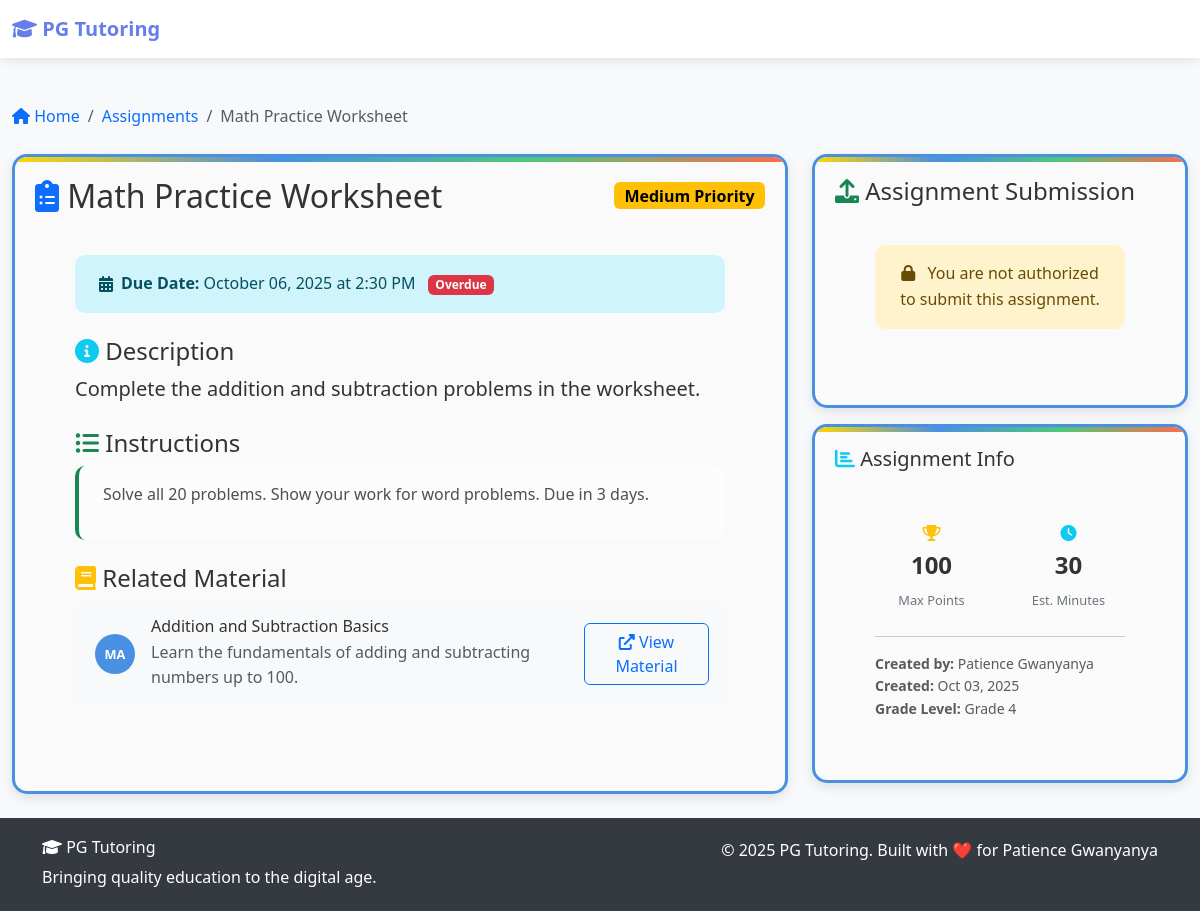
Screenshot of /hub/assignment/1/ with the database file from the repository.
### hub/models.py (models this page shows, shortened)
class Assignment(models.Model):
    PRIORITY_LEVELS = (
        ("low", "Low Priority"),
        ("medium", "Medium Priority"),
        ("high", "High Priority"),
        ("urgent", "Urgent"),
    )
    title = models.CharField(max_length=200)
    description = models.TextField()
    material = models.ForeignKey(
        Material, on_delete=models.CASCADE, related_name="assignments"
    )
    assigned_to = models.ManyToManyField(
        settings.AUTH_USER_MODEL,
        related_name="assignments",
        limit_choices_to={"user_type": "student"},
    )
    due_date = models.DateTimeField()
    priority = models.CharField(
        max_length=10, choices=PRIORITY_LEVELS, default="medium"
    )
    max_score = models.PositiveIntegerField(
        default=100, validators=[MinValueValidator(1), MaxValueValidator(1000)]
    )
    instructions = models.TextField(
        blank=True, help_text="Detailed instructions for students"
    )
    submission_format = models.CharField(
        max_length=200,
        blank=True,
        help_text="Expected submission format (e.g., PDF, handwritten, online quiz)",
    )
    created_by = models.ForeignKey(
        settings.AUTH_USER_MODEL,
        on_delete=models.CASCADE,
        related_name="created_assignments",
    )
    created_at = models.DateTimeField(auto_now_add=True)
    updated_at = models.DateTimeField(auto_now=True)
    is_active = models.BooleanField(default=True)
    class Meta:
        ordering = ["due_date", "-created_at"]
        verbose_name = "Assignment"
        verbose_name_plural = "Assignments"
        indexes = [
            models.Index(fields=["due_date", "is_active"]),
            models.Index(fields=["created_by", "created_at"]),
        ]
    @property
    def is_overdue(self):
        from django.utils import timezone
        return self.due_date < timezone.now()

class Material(models.Model):
    MATERIAL_TYPES = (
        ("worksheet", "Worksheet"),
        ("test", "Test"),
        ("assignment", "Assignment"),
        ("reading", "Reading Material"),
        ("video", "Video"),
        ("audio", "Audio"),
        ("presentation", "Presentation"),
        ("game", "Educational Game"),
        ("reference", "Reference Material"),
    )
    DIFFICULTY_LEVELS = (
        ("beginner", "Beginner"),
        ("intermediate", "Intermediate"),
        ("advanced", "Advanced"),
    )
    GRADE_LEVELS = (
        ("k", "Kindergarten"),
        ("1", "Grade 1"),
        ("2", "Grade 2"),
        ("3", "Grade 3"),
        ("4", "Grade 4"),
        ("5", "Grade 5"),
        ("6", "Grade 6"),
        ("7", "Grade 7"),
        ("8", "Grade 8"),
        ("9", "Grade 9"),
        ("10", "Grade 10"),
        ("11", "Grade 11"),
        ("12", "Grade 12"),
        ("university", "University Level"),
    )
    title = models.CharField(max_length=200)
    description = models.TextField()
    material_type = models.CharField(max_length=20, choices=MATERIAL_TYPES)
    subject = models.ForeignKey(
        Subject, on_delete=models.CASCADE, related_name="materials"
    )
    difficulty_level = models.CharField(max_length=20, choices=DIFFICULTY_LEVELS)
    file = models.FileField(
        upload_to=material_upload_path,
        blank=True,
        null=True,
        validators=[
            validate_file_size,
            FileExtensionValidator(
                allowed_extensions=[
                    "pdf",
                    "doc",
                    "docx",
                    "ppt",
                    "pptx",
                    "xls",
                    "xlsx",
                    "jpg",
                    "jpeg",
                    "png",
                    "gif",
                    "svg",
                    "mp4",
                    "avi",
                    "mov",
                    "wmv",
                    "mp3",
                    "wav",
                    "ogg",
                    "zip",
                    "rar",
                    "txt",
                ]
            ),
        ],
        help_text="Upload educational material (max 50MB)",
    )
    external_link = models.URLField(blank=True, help_text="External resource link")
    grade_level = models.CharField(max_length=20, choices=GRADE_LEVELS)
    estimated_time = models.IntegerField(
        validators=[MinValueValidator(1), MaxValueValidator(1440)],
        help_text="Estimated time in minutes (1-1440)",
    )
    tags = models.CharField(
        max_length=500,
        blank=True,
        help_text="Comma-separated tags (e.g., algebra, fractions, beginner)",
    )
    uploaded_by = models.ForeignKey(
        settings.AUTH_USER_MODEL,
        on_delete=models.CASCADE,
        related_name="uploaded_materials",
    )
    created_at = models.DateTimeField(auto_now_add=True)
    updated_at = models.DateTimeField(auto_now=True)
    is_active = models.BooleanField(default=True)
    download_count = models.PositiveIntegerField(default=0, null=True, blank=True)
    class Meta:
        ordering = ["-created_at"]
        verbose_name = "Material"
        verbose_name_plural = "Materials"
        indexes = [
            models.Index(fields=["subject", "grade_level"]),
            models.Index(fields=["material_type", "difficulty_level"]),
            models.Index(fields=["is_active", "created_at"]),
        ]

class Subject(models.Model):
    name = models.CharField(max_length=100, unique=True)
    description = models.TextField(blank=True)
    color_code = models.CharField(
        max_length=7, default="#007bff", help_text="Hex color code (e.g., #FF5733)"
    )
    is_active = models.BooleanField(default=True)
    created_at = models.DateTimeField(auto_now_add=True, null=True, blank=True)
    class Meta:
        ordering = ["name"]
        verbose_name = "Subject"
        verbose_name_plural = "Subjects"

### users/models.py (models this page shows, shortened)
class CustomUser(AbstractUser):
    USER_TYPES = (
        ("student", "Student"),
        ("parent", "Parent"),
        ("teacher", "Teacher"),
    )
    phone_regex = RegexValidator(
        regex=r"^\+?1?\d{9,15}$",
        message="Phone number must be entered in the format: '+999999999'. Up to 15 digits allowed.",
    )
    user_type = models.CharField(max_length=10, choices=USER_TYPES, default="student")
    phone_number = models.CharField(
        validators=[phone_regex],
        max_length=17,
        blank=True,
        help_text="Enter phone number in format: +1234567890",
    )
    date_of_birth = models.DateField(null=True, blank=True)
    profile_picture = models.ImageField(
        upload_to=profile_picture_path,
        blank=True,
        null=True,
        validators=[
            validate_image_size,
            FileExtensionValidator(allowed_extensions=["jpg", "jpeg", "png", "gif"]),
        ],
        help_text="Upload a profile picture (max 5MB, JPG/PNG/GIF only)",
    )
    grade_level = models.CharField(max_length=20, blank=True)
    parent_email = models.EmailField(blank=True)
    emergency_contact_name = models.CharField(max_length=100, blank=True)
    emergency_contact_phone = models.CharField(
        validators=[phone_regex], max_length=17, blank=True
    )
    is_verified = models.BooleanField(default=False)
    verification_token = models.CharField(max_length=100, blank=True)
    created_at = models.DateTimeField(auto_now_add=True)
    updated_at = models.DateTimeField(auto_now=True)
    class Meta:
        verbose_name = "User"
        verbose_name_plural = "Users"
        indexes = [
            models.Index(fields=["user_type"]),
            models.Index(fields=["is_verified"]),
        ]

### hub/views.py (the view)
def assignment_detail(request, assignment_id):
    assignment = get_object_or_404(Assignment, pk=assignment_id)
    submission = None
    if request.user.is_authenticated and request.user.user_type == "student":
        submission = AssignmentSubmission.objects.filter(
            assignment=assignment, student=request.user
        ).first()
    context = {
        "assignment": assignment,
        "submission": submission,
        "can_submit": (
            request.user.is_authenticated
            and request.user.user_type == "student"
            and request.user in assignment.assigned_to.all()
        ),
    }
    return render(request, "hub/assignment_detail.html", context)

### templates/hub/assignment_detail.html (shortened to what this page needs)
{% extends 'base.html' %}
{% load static %}
{% block content %}
<div class="container-fluid py-4">
    <nav aria-label="breadcrumb" class="mb-4">
        <ol class="breadcrumb">
            <li class="breadcrumb-item"><a href="{% url 'dashboard:dashboard' %}" class="text-decoration-none"><i class="fas fa-home"></i> Home</a></li>
            <li class="breadcrumb-item"><a href="{% url 'hub:assignments_list' %}" class="text-decoration-none">Assignments</a></li>
            <li class="breadcrumb-item active">{{ assignment.title }}</li>
        </ol>
    </nav>
    <div class="row">
        <div class="col-lg-8">
            <div class="kids-card">
                <div class="card-header d-flex justify-content-between align-items-center">
                    <h2 class="mb-0">
                        <i class="fas fa-clipboard-list text-primary"></i>
                        {{ assignment.title }}
                    </h2>
                    <span class="badge badge-{{ assignment.priority|default:'secondary' }} fs-6">
                        {{ assignment.get_priority_display }}
                    </span>
                </div>
                <div class="card-body">
                    <div class="alert alert-info d-flex align-items-center mb-4">
                        <i class="fas fa-calendar-alt me-2"></i>
                        <div>
                            <strong>Due Date:</strong> {{ assignment.due_date|date:"F d, Y \a\t g:i A" }}
                            {% if assignment.is_overdue %}
                                <span class="badge bg-danger ms-2">Overdue</span>
                            {% else %}
                                <span class="text-muted ms-2">({{ assignment.days_until_due }} days left)</span>
                            {% endif %}
                        </div>
                    </div>
                    <div class="mb-4">
                        <h4><i class="fas fa-info-circle text-info"></i> Description</h4>
                        <p class="fs-5">{{ assignment.description }}</p>
                    </div>
                    {% if assignment.instructions %}
                    <div class="mb-4">
                        <h4><i class="fas fa-list-ul text-success"></i> Instructions</h4>
                        <div class="alert alert-light border-start border-success border-4">
                            {{ assignment.instructions|linebreaks }}
                        </div>
                    </div>
                    {% endif %}
                    {% if assignment.material %}
                    <div class="mb-4">
                        <h4><i class="fas fa-book text-warning"></i> Related Material</h4>
                        <div class="d-flex align-items-center p-3 bg-light rounded">
                            <div class="subject-badge me-3" style="background-color: {{ assignment.material.subject.color_code }};">
                                {{ assignment.material.subject.name|slice:":2"|upper }}
                            </div>
                            <div>
                                <h6 class="mb-1">{{ assignment.material.title }}</h6>
                                <p class="text-muted mb-0">{{ assignment.material.description|truncatewords:15 }}</p>
                            </div>
                            <a href="{% url 'hub:material_detail' assignment.material.pk %}" class="btn btn-outline-primary ms-auto">
                                <i class="fas fa-external-link-alt"></i> View Material
                            </a>
                        </div>
                    </div>
                    {% endif %}
                </div>
            </div>
        </div>
        <div class="col-lg-4">
            <div class="kids-card">
                <div class="card-header">
                    <h4 class="mb-0">
                        <i class="fas fa-upload text-success"></i>
                        Assignment Submission
                    </h4>
                </div>
                <div class="card-body">
                    {% if submission %}
                        <div class="alert alert-success">
                            <i class="fas fa-check-circle me-2"></i>
                            <strong>Submitted!</strong><br>
                            <small>{{ submission.submitted_at|date:"M d, Y \a\t g:i A" }}</small>
                        </div>
                        <div class="mb-3">
                            <strong>Status:</strong>
                            <span class="badge badge-{{ submission.status }}">
                                {{ submission.get_status_display }}
                            </span>
                        </div>
                        {% if submission.grade %}
                        <div class="mb-3">
                            <strong>Grade:</strong>
                            <span class="badge bg-primary">{{ submission.grade }}</span>
                            {% if submission.numeric_score %}
                                <small class="text-muted">({{ submission.numeric_score }}%)</small>
                            {% endif %}
                        </div>
                        {% endif %}
                        {% if submission.teacher_feedback %}
                        <div class="mb-3">
                            <strong>Teacher Feedback:</strong>
                            <div class="alert alert-info mt-2">
                                {{ submission.teacher_feedback|linebreaks }}
                            </div>
                        </div>
                        {% endif %}
                        <a href="{% url 'hub:submit_assignment' assignment.id %}" class="btn btn-warning btn-lg w-100">
                            <i class="fas fa-edit"></i> Update Submission
                        </a>
                    {% else %}
                        <div class="alert alert-warning text-center">
                            <i class="fas fa-lock me-2"></i>
                            You are not authorized to submit this assignment.
                        </div>
                    {% endif %}
                </div>
            </div>
            <div class="kids-card mt-3">
                <div class="card-header">
                    <h5 class="mb-0">
                        <i class="fas fa-chart-bar text-info"></i>
                        Assignment Info
                    </h5>
                </div>
                <div class="card-body">
                    <div class="row text-center">
                        <div class="col-6">
                            <div class="stat-item">
                                <i class="fas fa-trophy text-warning"></i>
                                <div class="stat-value">{{ assignment.max_score }}</div>
                                <div class="stat-label">Max Points</div>
                            </div>
                        </div>
                        <div class="col-6">
                            <div class="stat-item">
                                <i class="fas fa-clock text-info"></i>
                                <div class="stat-value">{{ assignment.material.estimated_time|default:"30" }}</div>
                                <div class="stat-label">Est. Minutes</div>
                            </div>
                        </div>
                    </div>
                    <hr>
                    <div class="small text-muted">
                        <div><strong>Created by:</strong> {{ assignment.created_by.get_full_name|default:assignment.created_by.username }}</div>
                        <div><strong>Created:</strong> {{ assignment.created_at|date:"M d, Y" }}</div>
                        {% if assignment.material.grade_level %}
                        <div><strong>Grade Level:</strong> {{ assignment.material.get_grade_level_display }}</div>
                        {% endif %}
                    </div>
                </div>
            </div>
        </div>
    </div>
</div>
{% endblock %}

### rows the page displays
Assignment: title "Math Practice Worksheet", priority "Medium Priority", due_date "October 06, 2025 at 2:30 PM", description "Complete the addition and subtraction problems in the worksheet.", instructions "Solve all 20 problems. Show your work for word problems. Due in 3 days.", material.subject.name "MA", material "Addition and Subtraction Basics", material.description "Learn the fundamentals of adding and subtracting numbers up to 100.", max_score "100", material.estimated_time "30", created_by.get_full_name "Patience Gwanyanya", created_at "Oct 03, 2025", material.grade_level "Grade 4"
